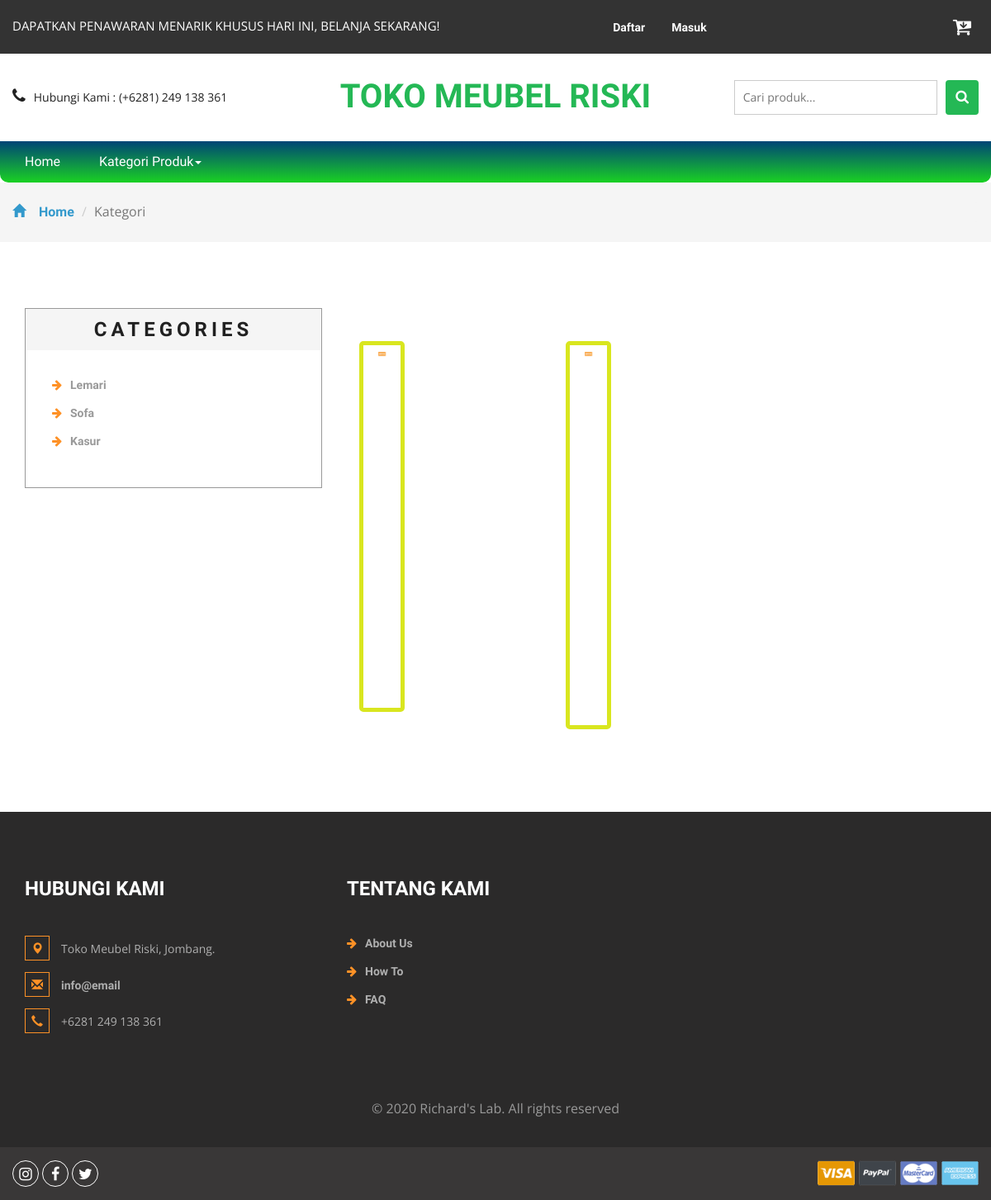
The app's page /kategori.php?idkategori=1 with its own data.
### tables this page shows
CREATE TABLE `kategori` (
  `idkategori` int(11) NOT NULL,
  `namakategori` varchar(20) NOT NULL,
  `tgldibuat` timestamp NOT NULL DEFAULT current_timestamp()
);

CREATE TABLE `produk` (
  `idproduk` int(11) NOT NULL,
  `idkategori` int(11) NOT NULL,
  `namaproduk` varchar(30) NOT NULL,
  `gambar` varchar(100) NOT NULL,
  `deskripsi` varchar(200) NOT NULL,
  `rate` int(11) NOT NULL,
  `hargabefore` int(11) NOT NULL,
  `hargaafter` int(11) NOT NULL,
  `tgldibuat` timestamp NOT NULL DEFAULT current_timestamp()
);

### kategori.php (the view, shortened to what this page needs)
<?php
include 'dbconnect.php';
$idk = $_GET['idkategori'];
?>
<!DOCTYPE html>
<html>
<head>
<link href="css/bootstrap.css" rel="stylesheet" type="text/css" media="all" />
<link href="css/style.css" rel="stylesheet" type="text/css" media="all" />
<link href="css/font-awesome.css" rel="stylesheet">
</head>
<body>
	<div class="agileits_header">
		<div class="container">
			<div class="w3l_offers">
				<p>DAPATKAN PENAWARAN MENARIK KHUSUS HARI INI, BELANJA SEKARANG!</p>
			</div>
			<div class="agile-login">
				<ul>
				<?php
				if(!isset($_SESSION['log'])){
					echo '
					<li><a href="registered.php"> Daftar</a></li>
					<li><a href="login.php">Masuk</a></li>
					';
				}
				?>
				</ul>
			</div>
			<div class="product_list_header">
					<a href="cart.php"><button class="w3view-cart" type="submit" name="submit" value=""><i class="fa fa-cart-arrow-down" aria-hidden="true"></i></button>
					 </a>
			</div>
			<div class="clearfix"> </div>
		</div>
	</div>
	<div class="logo_products">
		<div class="container">
		<div class="w3ls_logo_products_left1">
				<ul class="phone_email">
					<li><i class="fa fa-phone" aria-hidden="true"></i>Hubungi Kami : (+6281) 249 138 361</li>
				</ul>
			</div>
			<div class="w3ls_logo_products_left">
				<h1><a href="index.php">Toko Meubel Riski</a></h1>
			</div>
		<div class="w3l_search">
			<form action="search.php" method="post">
				<input type="search" name="Search" placeholder="Cari produk...">
				<button type="submit" class="btn btn-default search" aria-label="Left Align">
					<i class="fa fa-search" aria-hidden="true"> </i>
				</button>
			</form>
		</div>
			<div class="clearfix"> </div>
		</div>
	</div>
	<div class="navigation-agileits">
		<div class="container">
			<nav class="navbar navbar-default">
							<div class="collapse navbar-collapse" id="bs-megadropdown-tabs">
								<ul class="nav navbar-nav">
									<li class="active"><a href="index.php" class="act">Home</a></li>
									<li class="dropdown">
										<a href="#" class="dropdown-toggle" data-toggle="dropdown">Kategori Produk<b class="caret"></b></a>
									</li>
								</ul>
							</div>
							</nav>
			</div>
		</div>
	<div class="breadcrumbs">
		<div class="container">
			<ol class="breadcrumb breadcrumb1 animated wow slideInLeft" data-wow-delay=".5s">
				<li><a href="index.php"><span class="glyphicon glyphicon-home" aria-hidden="true"></span>Home</a></li>
				<li class="active">Kategori</li>
			</ol>
		</div>
	</div>
	<div class="products">
		<div class="container">
			<div class="col-md-4 products-left">
				<div class="categories">
					<h2>Categories</h2>
					<ul class="cate">
						<?php
														$kat=mysqli_query($conn,"SELECT * from kategori order by idkategori ASC");
														while($p=mysqli_fetch_array($kat)){
															?>
														<li><a href="kategori.php?idkategori=<?php echo $p['idkategori'] ?>"><i class="fa fa-arrow-right" aria-hidden="true"></i><?php echo $p['namakategori'] ?></a></li>
														<?php
																	}
														?>
					</ul>
				</div>
			</div>
			<div class="col-md-8 products-right">
				<div class="agile_top_brands_grids">
				<?php
					$brgs=mysqli_query($conn,"SELECT * from produk where idkategori='$idk' order by idproduk ASC");
					$x = mysqli_num_rows($brgs);
					if($x>0){
					while($p=mysqli_fetch_array($brgs)){
					?>
						<div class="col-md-4 top_brand_left">
						<div class="hover14 column">
							<div class="agile_top_brand_left_grid">
								<div class="agile_top_brand_left_grid_pos">
									<img src="images/offer.png" alt=" " class="img-responsive" />
								</div>
								<div class="agile_top_brand_left_grid1">
								</div>
							</div>
						</div>
					</div>
						<?php
							}
					} else {
						echo "Data tidak ditemukan";
					}
						?>
						<div class="clearfix"> </div>
				</div>
			</div>
			<div class="clearfix"> </div>
		</div>
	</div>
<div class="footer">
		<div class="container">
			<div class="w3_footer_grids">
				<div class="col-md-4 w3_footer_grid">
					<h3>Hubungi Kami</h3>
					<ul class="address">
						<li><i class="glyphicon glyphicon-map-marker" aria-hidden="true"></i>Toko Meubel Riski, Jombang.</li>
						<li><i class="glyphicon glyphicon-envelope" aria-hidden="true"></i><a href="mailto:info@email">info@email</a></li>
						<li><i class="glyphicon glyphicon-earphone" aria-hidden="true"></i>+6281 249 138 361</li>
					</ul>
				</div>
				<div class="col-md-3 w3_footer_grid">
					<h3>Tentang Kami</h3>
					<ul class="info">
						<li><i class="fa fa-arrow-right" aria-hidden="true"></i><a href="about.html">About Us</a></li>
						<li><i class="fa fa-arrow-right" aria-hidden="true"></i><a href="about.html">How To</a></li>
						<li><i class="fa fa-arrow-right" aria-hidden="true"></i><a href="about.html">FAQ</a></li>
					</ul>
				</div>
				<div class="clearfix"> </div>
			</div>
		</div>
		<div class="footer-copy">
			<div class="container">
				<p>© 2020 Richard's Lab. All rights reserved</p>
			</div>
		</div>
	</div>
	<div class="footer-botm">
			<div class="container">
				<div class="w3layouts-foot">
					<ul>
						<li><a href="#" class="w3_agile_instagram"><i class="fa fa-instagram" aria-hidden="true"></i></a></li>
						<li><a href="#" class="w3_agile_facebook"><i class="fa fa-facebook" aria-hidden="true"></i></a></li>
						<li><a href="#" class="agile_twitter"><i class="fa fa-twitter" aria-hidden="true"></i></a></li>
					</ul>
				</div>
				<div class="payment-w3ls">
					<img src="images/card.png" alt=" " class="img-responsive">
				</div>
				<div class="clearfix"> </div>
			</div>
		</div>
<link href="css/skdslider.css" rel="stylesheet">
</body>
</html>

### records on screen
kategori: namakategori "Lemari"
kategori: namakategori "Sofa"
kategori: namakategori "Kasur"
